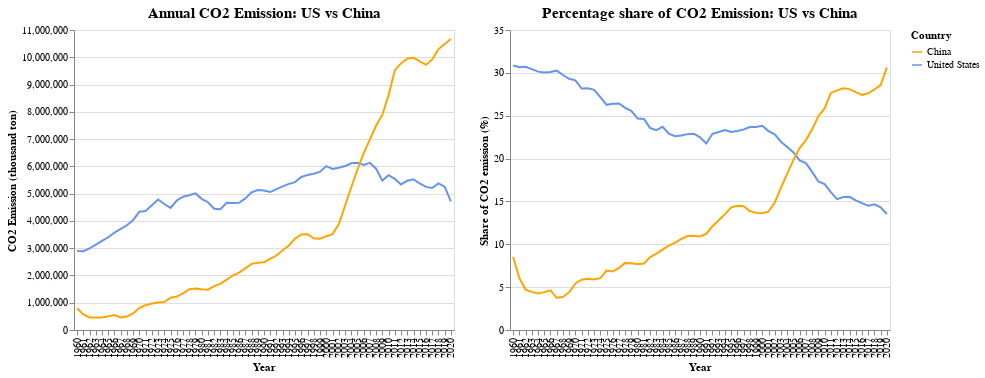

Write notebook code for a chart like this one.
### Markdown cell above
If we focus on the two largest emitting countries in the world, viz. the US and China, it will be easy to understand why share of North America decreased and share of Asia increased over the past six decades. In fact, the decreasing share of North America and increasing share of Asia basically reflected the decreasing share of the US and the increasing share of China over the same period.

During 1960 - 2005, the US was the largest emitting country in the world.  Emission from the US in 1960 was about 3 billion ton, represented 30% of global emission at that time.  Emission from the US in the next 45 years continued to climb up, but at a rate slower than the global average.  Consequently, share of US in the global emission gradually fell to about 20% in 2005, albeit the emission amount actually rose to over 6 billion ton.  Since then, emission amount from the US started to decrease. In 2020, US emitted slightly less than 5 billion ton or represented 14% of the global emission, and is the second largest carbon dioxide emitting country in the world.

Before 1980, emission amount from China was less than 1.5 billion ton each year. The Open Door Policy since 1980s attracted foreign investment and led to the first-stage expansion in China's economic ties with the West.  Carbon dioxide emission amount also started to pick up.  In 2000, emission amount from China already rose to about 3.5 billion ton, represented nearly 15% of global emission at that time.  The admission of China to World Trade Organization led to the second-stage expansion of China's economy. At the same time, carbon dioxide emission amount skyrocketed.  In only ten years, emission amount from China increased by 1.5 times and reached 9 billion ton in 2010, or over 25% of global emission at that time.  In fact, China has become the largest carbon dioxide emitting country in the world since 2006.  In 2020, emission amount from China was nearly 11 billion ton, represented over 30% of global emission.

### Code cell
# Annual CO2 emission - by two largest emitters (US & China)
data_chart3 = data2_USA.append(data2_CHN,ignore_index=True)
chart3a=alt.Chart(data_chart3).mark_line().encode(
    alt.X('Year:O', axis=alt.Axis(title='Year')),
    alt.Y('CO2 Emission:Q',
          axis=alt.Axis(title='CO2 Emission (thousand ton)')),
    color=alt.Color('Country Name:N',
                    scale = alt.Scale(domain=['China', 'United States'],
                                      range=['orange', 'cornflowerblue']),
                    legend = alt.Legend(title='Country')
                   )
).properties(width=380, height=300,
             title=alt.TitleParams(text='Annual CO2 Emission: US vs China',
                                   fontSize=15))

chart3b=alt.Chart(data_chart3).mark_line().encode(
    alt.X('Year:O', axis=alt.Axis(title='Year')),
    alt.Y('CO2 Country Share Percent:Q',
          axis=alt.Axis(title='Share of CO2 emission (%)')),
    color=alt.Color('Country Name:N',
                    scale = alt.Scale(domain=['China', 'United States'],
                                      range=['orange', 'cornflowerblue']),
                    legend = alt.Legend(title='Country')
                   )
).properties(width=380, height=300,
             title=alt.TitleParams(text='Percentage share of CO2 Emission: US vs China',
                                   fontSize=15))
chart3a|chart3b
